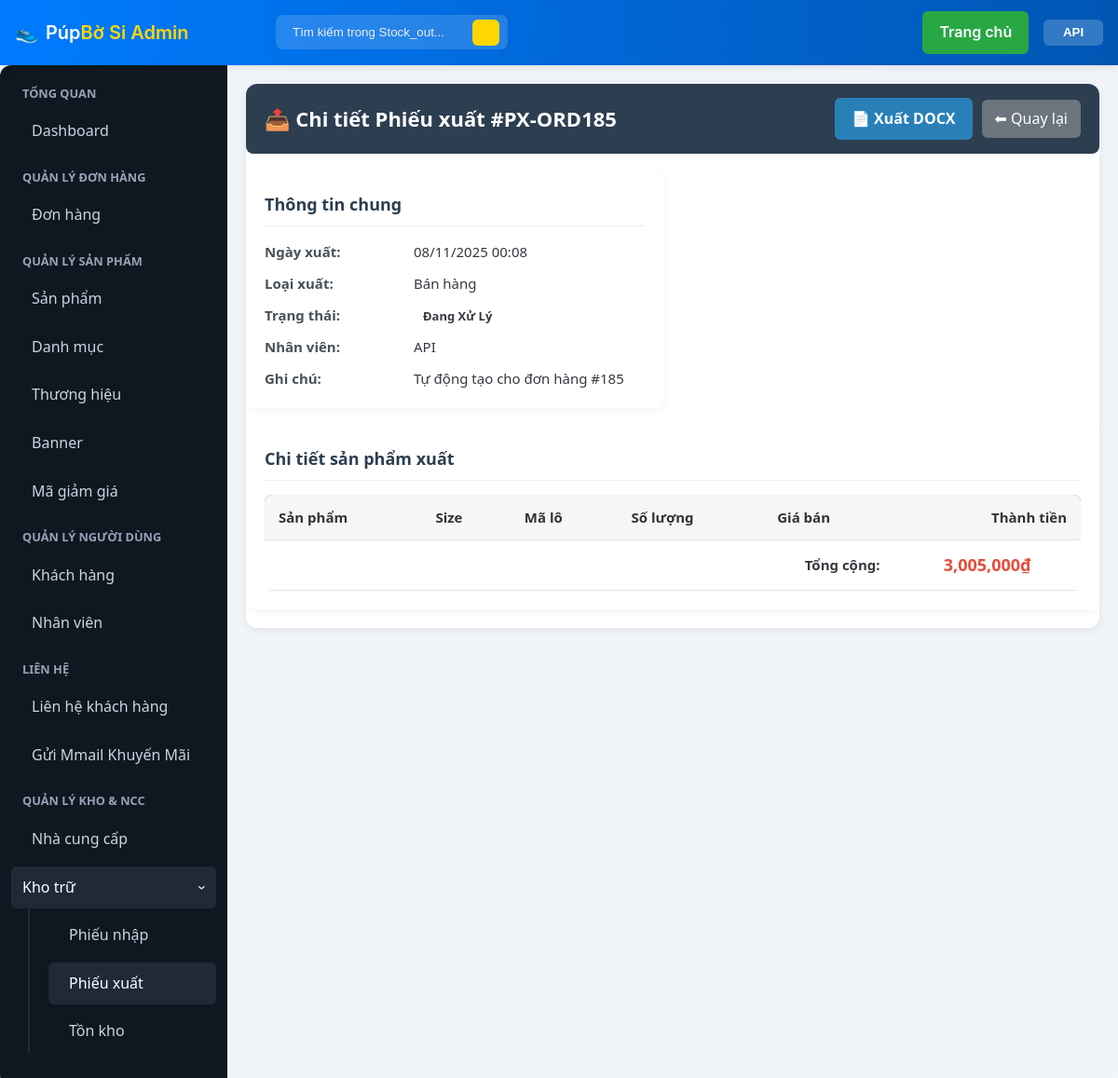
The page /admin/index.php?page=stock_out&action=view&id=80 (signed in) on the database its author committed.
### tables this page shows
CREATE TABLE `users` (
  `id` int(11) NOT NULL,
  `name` varchar(100) DEFAULT NULL,
  `email` varchar(100) DEFAULT NULL,
  `password` varchar(255) DEFAULT NULL,
  `phone` varchar(20) DEFAULT NULL,
  `created_at` datetime DEFAULT current_timestamp(),
  `updated_at` datetime DEFAULT current_timestamp() ON UPDATE current_timestamp()
);

CREATE TABLE `export_receipt` (
  `id` int(11) NOT NULL,
  `receipt_code` varchar(50) NOT NULL,
  `export_date` datetime DEFAULT current_timestamp(),
  `export_type` varchar(50) DEFAULT 'Bán hàng',
  `employee_id` int(11) DEFAULT NULL,
  `total_amount` decimal(18,2) DEFAULT NULL,
  `note` varchar(255) DEFAULT NULL,
  `status` enum('Đang xử lý','Đã xuất kho','Đã hủy','Hoàn kho') NOT NULL DEFAULT 'Đang xử lý',
  `order_id` int(11) DEFAULT NULL
);

### includes/functions.php (called while the page is built, shortened)
<?php
function is_logged_in(): bool
{
    return !empty($_SESSION['user_id']);
}
function current_user_id(): ?int
{
    return $_SESSION['user_id'] ?? null;
}
function get_user_roles(): array
{
    static $roles = null;
    if ($roles !== null) {
        return $roles;
    }
    try {
        $db = get_db();
        $st = $db->prepare('SELECT r.name FROM user_roles ur JOIN roles r ON ur.role_id = r.id WHERE ur.user_id = ?');
        $st->execute([current_user_id() ?? 0]);
        $roles = $st->fetchAll(PDO::FETCH_COLUMN);
        return $roles;
    } catch (Exception $e) {
        return [];
    }
}
function user_has_role(string $roleName): bool
{
    $userRoles = get_user_roles();
    $lowerUserRoles = array_map('strtolower', $userRoles);
    return in_array(strtolower($roleName), $lowerUserRoles, true);
}
function is_superadmin(): bool
{
    return user_has_role('SupperAdmin');
}
function is_admin(): bool
{
    return user_has_role('Admin');
}
function is_staff(): bool
{
    return user_has_role('Staff');
}
function require_admin_or_staff(): void
{
    if (!is_superadmin() && !is_admin() && !is_staff()) {
        flash_set('error', 'You do not have permission to access that page.');
        header('Location: /index.php'); exit;
    }
}

### admin/stock_out_view.php (the view, shortened to what this page needs)
<div class="admin-container">
    <header class="admin-header">
        <h2>📤 Chi tiết Phiếu xuất #<?= htmlspecialchars($receipt['receipt_code']) ?></h2>
        <div class="admin-tools" style="display: flex; gap: 10px;">
            <a href="export_export_receipt.php?id=<?= $receipt['id'] ?>" class="btn" target="_blank" style="background-color: #2980b9; color: white;">📄 Xuất DOCX</a>
            <a href="index.php?page=stock_out" class="btn-back">⬅ Quay lại</a>
        </div>
    </header>
    <div class="order-details-grid">
        <div class="panel">
            <h3>Thông tin chung</h3>
            <div class="info-grid">
                <div><strong>Ngày xuất:</strong></div>
                <div><?= date('d/m/Y H:i', strtotime($receipt['export_date'])) ?></div>
                <div><strong>Loại xuất:</strong></div>
                <div><?= htmlspecialchars($receipt['export_type']) ?></div>
                <div><strong>Trạng thái:</strong></div>
                <div><span class="status <?= strtolower(str_replace(' ', '-', $receipt['status'] ?? '')) ?>"><?= htmlspecialchars($receipt['status'] ?? 'N/A') ?></span></div>
                <div><strong>Nhân viên:</strong></div>
                <div><?= htmlspecialchars($receipt['employeeName'] ?? 'N/A') ?></div>
                <div><strong>Ghi chú:</strong></div>
                <div><?= nl2br(htmlspecialchars($receipt['note'] ?? '—')) ?></div>
            </div>
        </div>
        <div class="panel order-items-panel">
            <h3>Chi tiết sản phẩm xuất</h3>
            <table class="admin-table">
                <thead>
                <tr>
                    <th>Sản phẩm</th>
                    <th>Size</th>
                    <th>Mã lô</th>
                    <th>Số lượng</th>
                    <th>Giá bán</th>
                    <th>Thành tiền</th>
                </tr>
                </thead>
                <tfoot>
                    <tr>
                        <td colspan="5" style="text-align: right;"><strong>Tổng cộng:</strong></td>
                        <td><strong class="price" style="font-size: 18px;"><?= number_format($receipt['total_amount'], 0) ?>₫</strong></td>
                    </tr>
                </tfoot>
            </table>
        </div>
    </div>
</div>

### includes/header_admin.php (shortened to what this page needs)
<?php
require_once __DIR__ . '/functions.php';
$db = null;
if (function_exists('get_db')) {
	try { $db = get_db(); } catch (Exception $e) {  }
}
$displayName = 'Khách';
$basePath = rtrim(dirname(dirname($_SERVER['SCRIPT_NAME'])), '/\\');
if (is_logged_in() && $db) {
	try {
		$st = $db->prepare('SELECT name FROM users WHERE id = ?');
		$st->execute([current_user_id() ?? 0]);
		$user = $st->fetch();
		if ($user && !empty($user['name'])) $displayName = $user['name'];
	} catch (Exception $e) {  }
}
?>
<!doctype html>
<html lang="vi">
<head>
	<link rel="stylesheet" href="../assets/css/site.css">
	<link rel="stylesheet" href="../assets/css/admin.css">
	<link rel='stylesheet' href='https://cdn-uicons.flaticon.com/2.4.2/uicons-regular-rounded/css/uicons-regular-rounded.css'>
</head>
<body>
<div class="admin-topbar">
	<div class="topbar-inner">
		<a href="index.php" class="brand">
			<div class="logo">👟</div>
			<div>Púp<span>Bờ Si Admin</span></div>
		</a>
		<div class="search">
			<?php
				$current_page = $_GET['page'] ?? 'dashboard';
				$search_placeholder = 'Tìm kiếm trong ' . ucfirst($current_page) . '...';
				$search_query = htmlspecialchars($_GET['q'] ?? '');
			?>
			<form action="index.php" method="get">
				<input type="search" name="q" placeholder="<?php echo $search_placeholder; ?>" value="<?php echo $search_query; ?>">
				<button type="submit"><i class="fi fi-rr-search"></i></button>
			</form>
		</div>
		<div class="topbar-right">
			<?php if (is_superadmin()): ?>
				<a href="<?php echo $basePath; ?>/index.php" class="btn home-btn"><i class="fi fi-rr-home"></i> Trang chủ</a>
			<?php endif; ?>
			<div class="user-menu">
				<button class="user-name-btn">
					<i class="fi fi-rr-user"></i> <?php echo htmlspecialchars($displayName); ?> <i class="fi fi-rr-angle-small-down"></i>
				</button>
			</div>
		</div>
	</div>
</div>
<main class="admin-container">

### assets/css/site.css (style rules this page uses)
body { font-family: -apple-system, BlinkMacSystemFont, "Segoe UI", Roboto, Helvetica, Arial, sans-serif; margin: 0; padding: 0; background: #f8f9fa; color: #343a40; line-height: 1.6; display: flex; flex-direction: column; min-height: 100vh; }
h1, h2, h3, h4 { margin-top: 0; }
a { color: #007bff; text-decoration: none; }
.btn { display: inline-block; padding: 10px 18px; background: #007bff; color: #fff; text-decoration: none; border-radius: 6px; border: 0; cursor: pointer; font-weight: 600; transition: background-color 0.2s; }
.admin-topbar .brand { display:flex;align-items:center;color:#fff;text-decoration:none }
.search { justify-self:center;display:flex;align-items:center;gap:8px;width:100%;max-width:600px }
.search input { flex:1;padding:8px 12px;border-radius:6px;border:1px solid rgba(255,255,255,0.06);background:#1f2937;color:#fff }
.topbar-right { display:flex;align-items:center;gap:12px }
.user-menu { position:relative;display:flex;align-items:center;gap:8px }
.user-name-btn { background:transparent;border:0;color:#fff;cursor:pointer; display:flex; align-items:center; gap: 8px; padding: 0; }
.admin-main header.admin-header { display:flex;justify-content:space-between;align-items:center;margin-bottom:20px }
.admin-main header.admin-header h2 { margin:0 }
.panel { background:#fff;padding:20px;border-radius:8px;box-shadow:0 2px 4px rgba(0,0,0,0.05) }
.panel h3 { margin-top:0;border-bottom:1px solid #eee;padding-bottom:10px;margin-bottom:15px }
.admin-table { width:100%;border-collapse:collapse;background:#fff;border-radius:8px;overflow:hidden }
.admin-table th, .admin-table td { padding:12px 15px;text-align:left;border-bottom:1px solid #f1f1f1 }
.admin-table th { background:#f8f9fa }
.order-details-grid { display:grid;grid-template-columns:1fr 1fr;gap:20px; }
.info-grid { display:grid;grid-template-columns:150px 1fr;gap:10px; }
.order-items-panel { grid-column:1 / -1; }
.order-details-grid { display: grid; grid-template-columns: 1fr 1fr; gap: 20px; margin-bottom: 20px; }
.order-details-grid .info-grid { display: grid; grid-template-columns: 150px 1fr; gap: 10px; }
.order-details-grid .info-grid strong { color: #495057; }
.status { padding: 6px 12px; border-radius: 20px; font-weight: 600; font-size: 13px; text-transform: capitalize; }

### rows shown on the page
users: name "API"
export_receipt: receipt_code "PX-ORD185", export_date "08/11/2025 00:08", export_type "Bán hàng", status "Đang Xử Lý", employee.name "API", note "Tự động tạo cho đơn hàng #185", total_amount "3,005,000"
